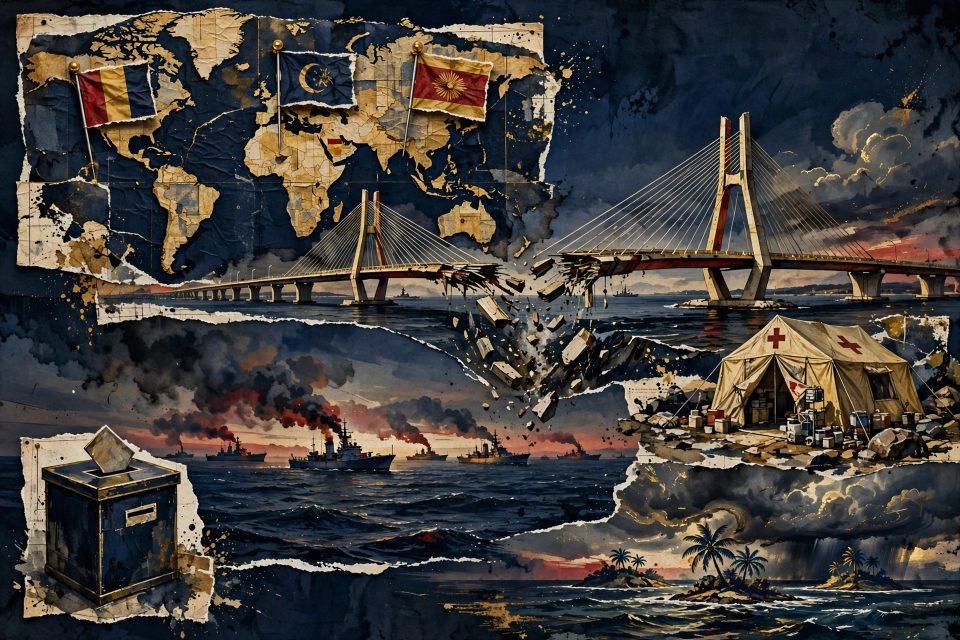
#> input picture 原画 hero.png, 1920 x 1280 px, given in place of ews-hero-20261118-0-1f0ad71b-be61-434b-9ec8-7abdd91db4b7.png, which was not available (shown at 1/2 size)
$ python build_image.py
#> lines starting #> are read from the running program, lines starting #| are printed output that depends on the picture
#!/usr/bin/env python3
"""Build the 18 Nov 2026 front page: hero illustration + accurate headlines.
Deterministic: no timestamps, no randomness, no network. Output entry.png 1024x1024.
Run: python3 build_image.py
"""
from PIL import Image, ImageDraw, ImageFont
import os, textwrap

HERE = os.path.dirname(os.path.abspath(__file__))
SERIF_B = "/usr/share/fonts/truetype/dejavu/DejaVuSerif-Bold.ttf"
SERIF = "/usr/share/fonts/truetype/dejavu/DejaVuSerif.ttf"
SANS_B = "/usr/share/fonts/truetype/dejavu/DejaVuSans-Bold.ttf"
SANS = "/usr/share/fonts/truetype/dejavu/DejaVuSans.ttf"
SANS_I = "/usr/share/fonts/truetype/liberation/LiberationSans-Italic.ttf"

def font(path, size):
    return ImageFont.truetype(path, size)

def wrap(draw, text, fnt, width):
    lines, cur = [], ""
    for word in text.split():
        t = (cur + " " + word).strip()
        if draw.textlength(t, font=fnt) <= width:
            cur = t
        else:
            if cur:
                lines.append(cur)
            cur = word
    if cur:
        lines.append(cur)
    return lines

W, H = 1024, 1024
PAPER = (245, 238, 220)
INK = (18, 24, 38)
RED = (178, 34, 28)
GOLD = (176, 132, 52)
GREY = (88, 88, 84)

img = Image.new("RGB", (W, H), PAPER)
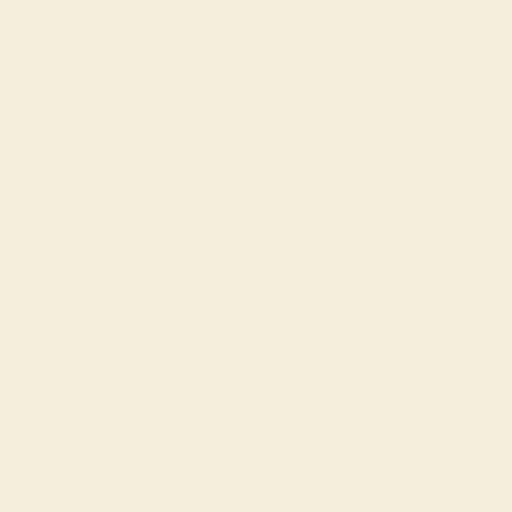
#> img: PIL image 1024x1024 RGB (shown at 1/2 size); mean R, G, B 245, 238, 220
d = ImageDraw.Draw(img)
M = 36

# Masthead
d.text((M, 22), "T H E   W O R L D   I N   O N E   I M A G E", font=font(SANS_B, 19), fill=RED)
d.text((M, 48), "18 NOVEMBER 2026", font=font(SERIF_B, 62), fill=INK)
d.text((M, 118), "Wednesday  •  Gulf strikes  •  Crimea Bridge  •  Shenzhen summit", font=font(SANS, 19), fill=GREY)
d.line([(M, 148), (W-M, 148)], fill=INK, width=3)
d.line([(M, 153), (W-M, 153)], fill=INK, width=1)

# Hero illustration, cropped to fill 1024x452
hero = Image.open(os.path.join(HERE, "media-generation-news-hero-20261118-0-1f0ad71b-be61-434b-9ec8-7abdd91db4b7.png")).convert("RGB")
#> hero is the input picture: PIL image 1920x1280 RGB; mean R, G, B 65.8, 62.4, 58.8
hw, hh = hero.size
#> hw = 1920; hh = 1280
target_w, target_h = W - 2*M, 452
scale = max(target_w/hw, target_h/hh)
#> scale = 0.496
hero2 = hero.resize((int(hw*scale), int(hh*scale)), Image.LANCZOS)
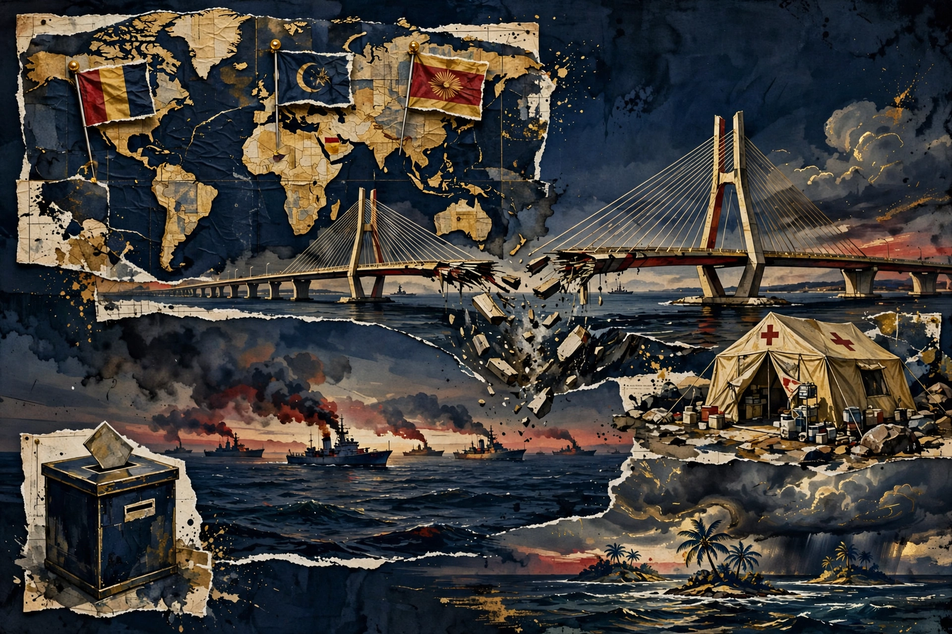
#> hero2: PIL image 952x634 RGB; mean R, G, B 65.9, 62.5, 58.8
x0 = (hero2.width - target_w)//2
#> x0 = 0
y0 = (hero2.height - target_h)//2
#> y0 = 91
img.paste(hero2.crop((x0, y0, x0+target_w, y0+target_h)), (M, 162))
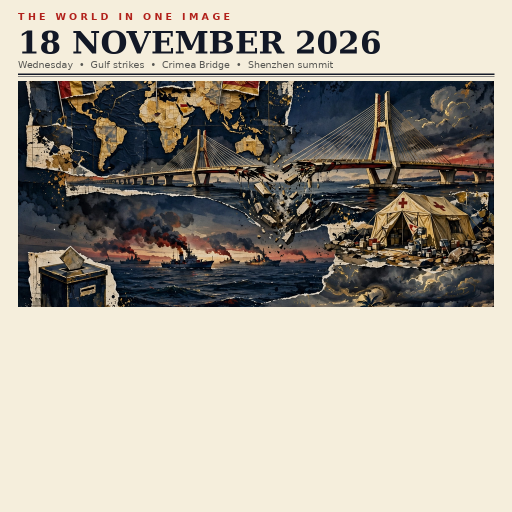
#> img: PIL image 1024x1024 RGB (shown at 1/2 size); mean R, G, B 169.5, 163.4, 151.4
d.rectangle([(M, 162), (W-M, 162+target_h)], outline=INK, width=2)
d.text((M, 622), "A day of strikes, a broken bridge and a summit in Shenzhen — the world on 18 November 2026.",
       font=font(SANS_I, 16), fill=GREY)

# Stories: (kicker, headline, summary)
stories = [
    ("GULF", "US strikes Qeshm Island;\nIran hits US bases",
     "Tehran fired drones at Bahrain and Kuwait after the US hit a missile site in the Strait of Hormuz."),
    ("UKRAINE", "Crimea Bridge hit again;\nspan falls into the sea",
     "Ukrainian drones and missiles struck the Kerch Bridge for a second day; part of it collapsed."),
    ("SUMMIT", "Xi and Putin meet in\nShenzhen before Trump",
     "The two leaders held talks a day before a planned three-way summit with the US president."),
    ("US SENATE", "Peltola wins Alaska;\nDemocrats take 56–44",
     "Mary Peltola beat Dan Sullivan, giving Democrats a projected 56–44 Senate majority."),
    ("ISRAEL", "Kahana elected Knesset\nspeaker in Netanyahu blow",
     "Parliament chose Matan Kahana, a win for PM-elect Gadi Eisenkot over Netanyahu's camp."),
    ("HEALTH & DISASTER", "Ebola surges in Congo;\nCyclone Xavier strikes",
     "DR Congo passed 11,000 Ebola cases; a Category 5 cyclone hit the Cook Islands; 19 died in a Russian plane crash."),
]

col_w = (W - 2*M - 28)//2
row_h = 112
top = 652
for i, (kick, head, summ) in enumerate(stories):
    col = i % 2
    row = i // 2
    x = M + col*(col_w+28)
    y = top + row*row_h
    d.text((x, y), kick, font=font(SANS_B, 15), fill=RED)
    yy = y + 22
    for line in head.split("\n"):
        d.text((x, yy), line, font=font(SERIF_B, 21), fill=INK)
        yy += 25
    # summary, wrapped to 2 lines max
    lines = wrap(d, summ, font(SANS, 15), col_w)[:2]
    for line in lines:
        d.text((x, yy), line, font=font(SANS, 15), fill=(52, 52, 48))
        yy += 19
    if row < 2:
        d.line([(x, y+row_h-14), (x+col_w, y+row_h-14)], fill=(200, 190, 165), width=1)

d.line([(M, 992), (W-M, 992)], fill=INK, width=1)
d.text((M, 1000), "Sources: Reuters · AP · AFP · Just Security — 18 Nov 2026", font=font(SANS, 13), fill=GREY)

out = os.path.join(HERE, "entry.png")
img.save(out, "PNG", optimize=True)
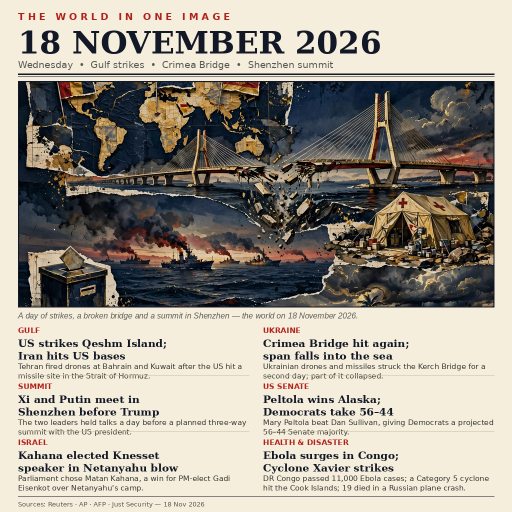
#> saved as entry.png: PIL image 1024x1024 RGB (shown at 1/2 size); mean R, G, B 162.5, 156.4, 145.2
print(out, img.size, os.path.getsize(out), "bytes")
#| entry.png (1024, 1024) 960131 bytes
